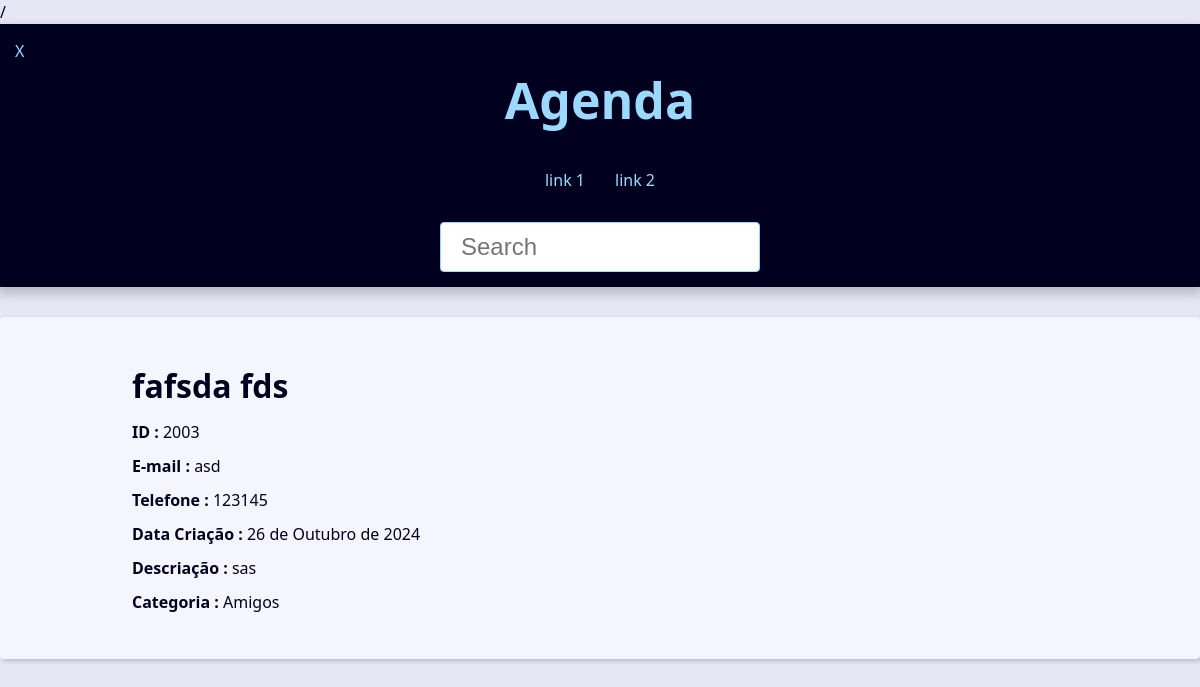
Screenshot of /contato/2003/detalhe/ with the database file from the repository.
### contatos/models.py (models this page shows, shortened)
class Contato(models.Model):
    nome = models.CharField(max_length=255)
    sobrenome = models.CharField(max_length=255, blank=True)
    telefone = models.CharField(max_length=255)
    email = models.CharField(max_length=255, blank=True)
    data_criacao = models.DateField(default=timezone.now)
    descricao = models.TextField(blank=True)
    categoria = models.ForeignKey(
        Categoria, on_delete=models.SET_NULL, blank=True, null=True)
    show = models.BooleanField(default=True)
    image = models.ImageField(blank=True, upload_to='imagem/%Y/%m')
    owner = models.ForeignKey(
        User, on_delete=models.SET_NULL, blank=True, null=True)

class Categoria(models.Model):
    class Meta:
        verbose_name = 'Categoria'
    nome = models.CharField(max_length=255)

### contatos/views/contatos_views.py (the view)
# urls.py: path('', include('contatos.urls')),
def contatos(request, contato_id):
    single_contact = get_object_or_404(
        Contato.objects, pk=contato_id, show=True)  # type: ignore
    nome_contato = f'{single_contact.nome} {single_contact.sobrenome} '
    context = {
        'contato': single_contact,
        'site_title': nome_contato,
    }
    return render(
        request,
        'contatos/contatos.html',
        context=context
    )

### contatos/templates/contatos/contatos.html
{% extends "global/base.html" %}
{% block content %}
<div class="single-contact">
    <h1 class="single-contact-name">
        {{contato.nome}} {{contato.sobrenome}}
    </h1>
    <p><b>ID : </b>{{contato.id}}</p>
    <p><b>E-mail : </b>{{contato.email}}</p>
    <p><b>Telefone : </b>{{contato.telefone}}</p>
    <p><b>Data Criação : </b>{{contato.data_criacao}}</p>
    <p><b>Descriação : </b>{{contato.descricao}}</p>
    <p><b>Categoria : </b>{{contato.categoria.nome}}</p>
</div>
{% endblock content %}

### base_static/global/css/style.css (style rules this page uses)
:root { --spacing: 1.5rem; --link-dark-color: rgb(0, 83, 134); --link-light-color: rgb(156, 217, 255); --clr-white: rgb(245, 245, 255); --clr-black: rgb(0, 0, 30); --clr-light-gray: rgb(230, 230, 245); --clr-dark-shadow-5: rgba(0, 0, 10, 5%); --clr-dark-shadow-10: rgba(0, 0, 10, 10%); --clr-dark-shadow-20: rgba(0, 0, 10, 20%); --clr-light-shadow-5: rgba(200, 200, 255, 5%); --clr-light-shadow-10: rgba(200, 200, 255, 10%); --clr-light-shadow-20: rgba(200, 200, 255, 20%); --main-page-width: 120rem; --table-min-width: 60rem; --biggest-font-size: 5rem; --bigger-font-size: 4rem; --big-font-size: 3.2rem; --medium-font-size: 2.4rem; --small-font-size: 1.6rem; --smaller-font-size: 1.4rem; --smallest-font-size: 1.2rem; --transition-fast: 300ms; --transition-medium: 600ms; --transition-slow: 1s; --default-border-radius: 4px; }
*, *::before, *::after { margin: 0; padding: 0; box-sizing: border-box; }
html { font-size: 62.5%; }
body { font-family: system-ui, -apple-system, BlinkMacSystemFont, 'Segoe UI', Roboto, Oxygen, Ubuntu, Cantarell, 'Open Sans', 'Helvetica Neue', sans-serif; line-height: 1.5; font-size: var(--small-font-size); color: var(--clr-black); -webkit-font-smoothing: antialiased; background: var(--clr-light-gray); }
@media (min-width: 600px) { .single-contact { max-width: 80%; margin: calc(var(--spacing) * 2) auto; } }
.single-contact h1 { margin: 1rem 0; }
.single-contact p { margin: 1rem 0; }

### rows the page displays
Contato: nome "fafsda", sobrenome "fds", id "2003", email "asd", telefone "123145", data_criacao "26 de Outubro de 2024", descricao "sas", categoria.nome "Amigos"
